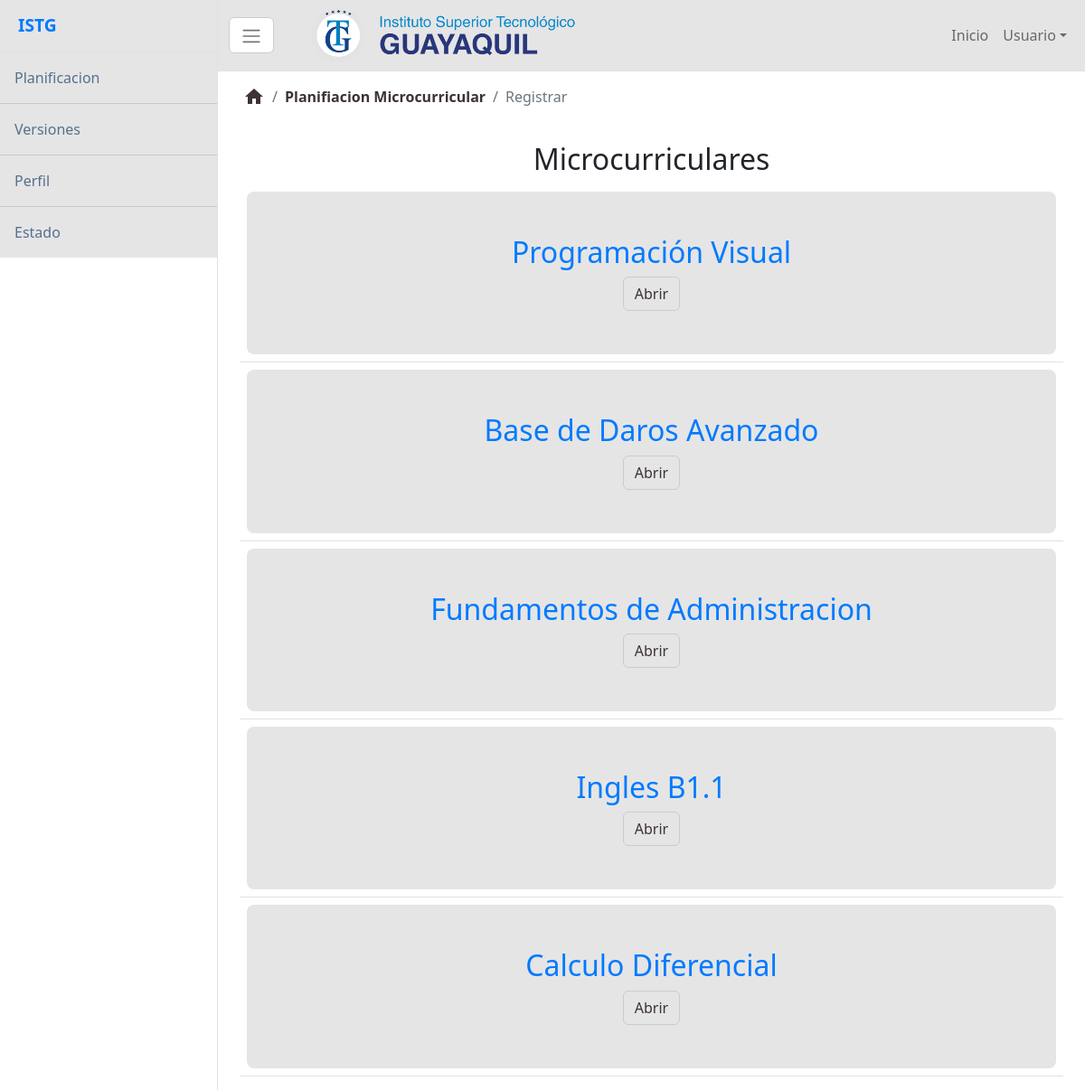
Screenshot of /docente/planificacion/ with the database file from the repository.
### processos/models.py (models this page shows)
class Asignatura(models.Model):
    id = models.IntegerField(primary_key=True)
    nombre_asignatura = models.CharField(max_length=200)
    objetivo_asignatura = models.CharField(max_length=650)
    aportes_teoricos = models.CharField(max_length=1500)
    objetivos_especificos = models.CharField(max_length=1500)
    producto_academico = models.CharField(max_length=1500)
    prerequisito_academico = models.CharField(max_length=400)
    periodo = models.CharField(max_length=150)
    aportes_perfil_egreso = models.CharField(max_length=600)
    estado = models.CharField(max_length=3, default='A')

### docente/views.py (the view)
# urls.py: path('planificacion/', views.microcurricular_view, name="planificacion"),
def microcurricular_view(request):
    objasignatura = Asignatura.objects.filter(estado="A")
    return render(request, 'microcurricular.html', {'asignatura': objasignatura})

### docente/templates/microcurricular.html (shortened to what this page needs)
{% extends "dbs_docente.html" %}
{% block content %}
<div class="d-flex" id="wrapper">
    <div class="container-fluid">
        <nav aria-label="breadcrumb">
            <ol class="breadcrumb p-3 bg-body-tertiary rounded-3">
                <li class="breadcrumb-item">
                    <a class="link-body-emphasis" href="{% url 'docente:docente' %}">
                        <i class="material-icons">home</i>
                    </a>
                </li>
                <li class="breadcrumb-item">
                    <a class="link-body-emphasis fw-semibold text-decoration-none" href="{% url 'docente:planificacion' %}">Planifiacion
                        Microcurricular</a>
                </li>
                <li class="breadcrumb-item active" aria-current="page">
                    Registrar
                </li>
            </ol>
        </nav>
        <div class="row align-items-md-stretch">
            <h2 class="title" style="text-align: center;">Microcurriculares</h2>
            <div class="col-md-6 w-100">
        <div class="container">
            <table class="table">
                <tr>
                    {% for i in asignatura %}
                        <td>
                            <div class="p-5 text-bg-dark rounded-3">
                                <h2 class="title" style="text-align: center;">{{ i.nombre_asignatura }}</h2>
                                <button class="btn btn-primary" type="button" style="background-color:#e5e5e5">
                                    <a href="#">Abrir</a>
                                </button>
                            </div>
                        </td>
                        <tr>
                    {% endfor %}
            </table>
        </div>
    </div>
</div>
{% endblock content %}

### rows the page displays
Asignatura: nombre_asignatura "Programación Visual"
Asignatura: nombre_asignatura "Base de Daros Avanzado"
Asignatura: nombre_asignatura "Fundamentos de Administracion"
Asignatura: nombre_asignatura "Ingles B1.1"
Asignatura: nombre_asignatura "Calculo Diferencial"
